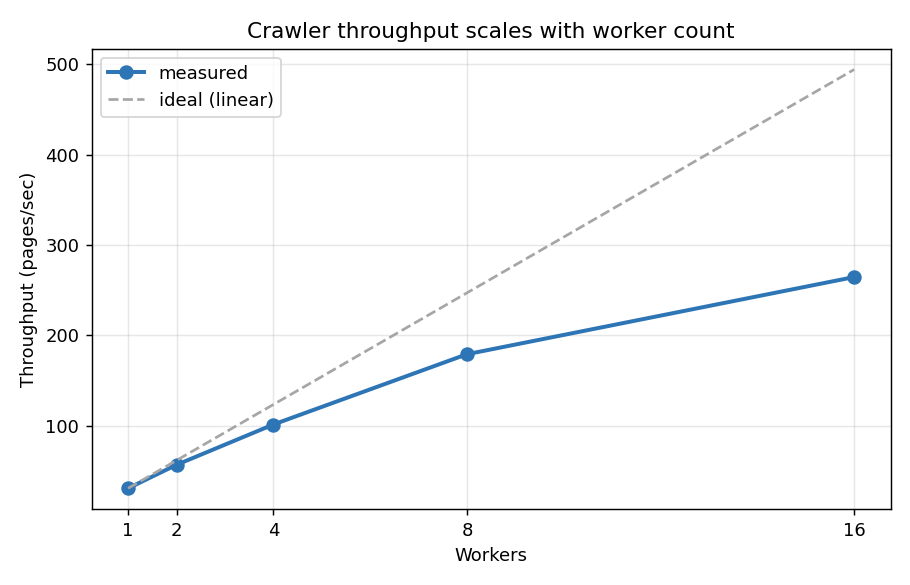

Generate this figure with Python:
"""
Phase 5 — Benchmark: throughput vs worker count.

Proves the horizontal-scaling claim with real numbers. Runs the Phase 4
crawler over a deterministic in-process mock site (no external network, so
results are reproducible) with increasing worker counts and records
pages/second for each.

Output:
    - prints a table
    - writes benchmark_results.json
    - writes benchmark.png (throughput vs workers)

Run:
    python benchmark.py --pages 400 --workers 1 2 4 8

Needs a running Redis (REDIS_URL or localhost).
"""

import asyncio
import argparse
import json
import time
from unittest.mock import patch

import crawler_phase4 as c


def build_site(n_pages: int) -> dict:
    """A connected mock site of n_pages pages.

    The homepage links to a 'hub' set, and every page links forward to several
    others, so the entire site is reachable within a few hops (keeps the crawl
    from stalling at the depth limit).
    """
    pages = {}
    root = "http://bench.test/"
    # homepage links to the first chunk of pages directly
    hub = min(n_pages, 50)
    pages[root] = "".join(f'<a href="/p{i}">p{i}</a>' for i in range(hub))
    for i in range(n_pages):
        # each page links forward to spread reachability across the whole site
        targets = [f"/p{(i + k) % n_pages}" for k in (1, 7, 31, 113)] + ["/"]
        pages[f"http://bench.test/p{i}"] = "".join(f'<a href="{t}">x</a>' for t in targets)
    return pages, root


async def run_once(n_workers: int, pages: dict, root: str, page_budget: int,
                   fetch_latency: float) -> tuple[float, int]:
    """Run one crawl with n_workers; return (pages/second, crawled)."""
    r = c.aioredis.from_url(c.redis_url(), decode_responses=True)
    await c.reset(r)
    q = c.Queue(r)
    await c.seed(r, q, root)

    # Mock fetch with realistic network latency. This is the key: real crawlers
    # are I/O-bound (waiting on the network), and async lets many fetches wait
    # concurrently. Modeling that latency is what makes the scaling test honest.
    async def fake_fetch(session, url, timeout=10.0):
        await asyncio.sleep(fetch_latency)
        return (pages[url], 200, False) if url in pages else (None, 404, False)

    async def fake_robots(r2, s, d, scheme="https"):
        rp = c.RobotFileParser(); rp.parse(["User-agent: *", "Allow: /"]); return rp

    # High rate limit so the bucket doesn't gate the benchmark.
    bucket = c.TokenBucket(r, rate=1_000_000, burst=1_000_000)

    with patch.object(c, "fetch", fake_fetch), \
         patch.object(c, "load_robots", fake_robots):
        t0 = time.time()
        tasks = [asyncio.create_task(
                    c.worker(r, q, bucket, page_budget, max_depth=10,
                             default_rate=1_000_000, visibility_timeout=30,
                             idle_timeout=1))
                 for _ in range(n_workers)]
        await asyncio.gather(*tasks)
        elapsed = time.time() - t0

    crawled = int(await r.hget(c.K_STATS, "crawled") or 0)
    await c.reset(r)
    await r.aclose()
    return crawled / elapsed if elapsed > 0 else 0.0, crawled


async def main():
    ap = argparse.ArgumentParser(description="Throughput vs workers benchmark")
    ap.add_argument("--pages", type=int, default=400)
    ap.add_argument("--workers", type=int, nargs="+", default=[1, 2, 4, 8])
    ap.add_argument("--trials", type=int, default=2, help="runs per worker count, averaged")
    ap.add_argument("--fetch-latency", type=float, default=0.03,
                    help="simulated per-fetch network latency in seconds (default 30ms)")
    args = ap.parse_args()

    pages, root = build_site(args.pages)
    results = []

    print(f"\nBenchmark: {args.pages}-page mock site, {args.trials} trial(s) each, "
          f"{int(args.fetch_latency*1000)}ms fetch latency\n")
    print(f"  {'workers':>8} | {'pages/sec':>10} | {'crawled':>8}")
    print("  " + "-" * 34)
    for w in args.workers:
        rates = []
        crawled_n = 0
        for _ in range(args.trials):
            rate, crawled_n = await run_once(w, pages, root, args.pages + 1,
                                             args.fetch_latency)
            rates.append(rate)
        avg = sum(rates) / len(rates)
        results.append({"workers": w, "pages_per_sec": round(avg, 1), "crawled": crawled_n})
        print(f"  {w:>8} | {avg:>10.1f} | {crawled_n:>8}")

    # speedup relative to 1 worker
    base = results[0]["pages_per_sec"] or 1
    print("\n  Speedup vs 1 worker:")
    for row in results:
        print(f"    {row['workers']}x workers -> {row['pages_per_sec']/base:.2f}x throughput")

    with open("benchmark_results.json", "w") as f:
        json.dump(results, f, indent=2)
    print("\n  wrote benchmark_results.json")

    # plot
    try:
        import matplotlib
        matplotlib.use("Agg")
        import matplotlib.pyplot as plt
        ws = [r["workers"] for r in results]
        ps = [r["pages_per_sec"] for r in results]
        ideal = [base * w for w in ws]
        fig, ax = plt.subplots(figsize=(7, 4.5))
        ax.plot(ws, ps, "o-", color="#2E75B6", linewidth=2.2, markersize=7, label="measured")
        ax.plot(ws, ideal, "--", color="#A6A6A6", linewidth=1.5, label="ideal (linear)")
        ax.set_xlabel("Workers"); ax.set_ylabel("Throughput (pages/sec)")
        ax.set_title("Crawler throughput scales with worker count")
        ax.grid(True, alpha=0.3); ax.legend()
        ax.set_xticks(ws)
        fig.tight_layout()
        fig.savefig("benchmark.png", dpi=130)
        print("  wrote benchmark.png")
    except ImportError:
        print("  (matplotlib not installed — skipped benchmark.png)")


if __name__ == "__main__":
    asyncio.run(main())
